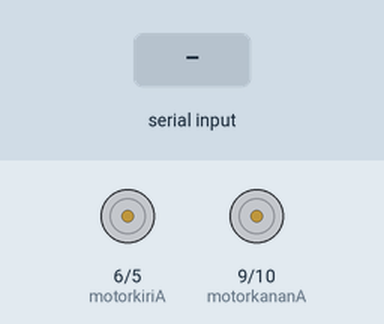
Bench run of a sketch on a simulated Arduino Uno, built with avr-gcc and run on an emulated ATmega328P. On the bench: motor-driver pin pairs drawn as motors (green arrow = first pin HIGH = forward, orange = second pin HIGH = backward, longer = more drive). Inputs (shaded band) come from the test bench.

Above: at 1.2 s.
1.3 s: "F" received over Serial
At 1.7 s:
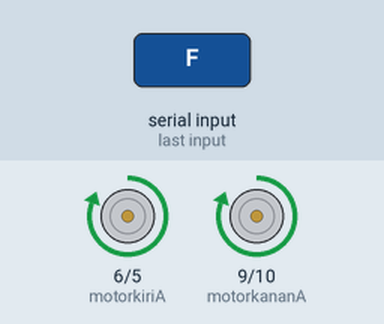
2.8 s: "B" received over Serial
At 4.0 s:
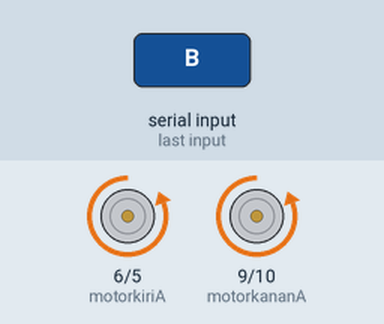
4.3 s: "L" received over Serial
At 5.2 s:
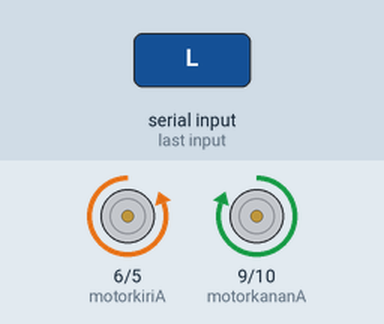
5.8 s: "R" received over Serial
At 6.3 s:
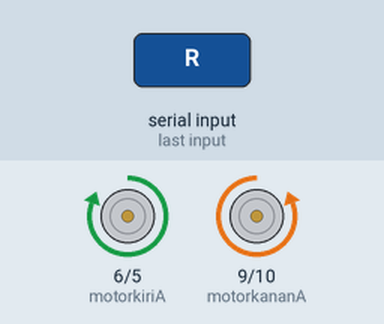
7.3 s: "G" received over Serial
At 8.5 s:
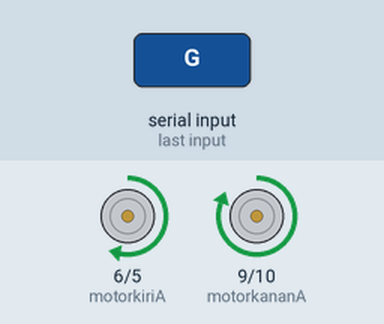
8.8 s: "I" received over Serial
At 9.8 s:
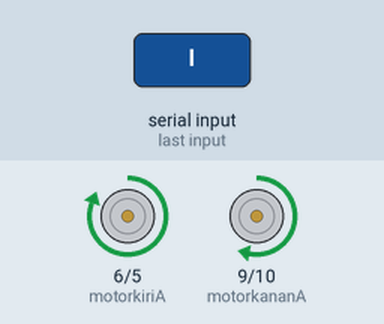
Timing chart, 0 to 11.3 s (numbered marks = the images above; inputs shaded):
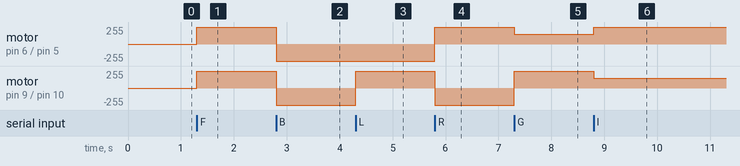

The sketch:

STEMI_V1.0.ino
```cpp
#define motorkiriA 6
#define motorkiriB 5
#define motorkananA 9
#define motorkananB 10

char data= " ";

void setup() {
  Serial.begin(9600);
  pinMode(motorkiriA, OUTPUT);
  pinMode(motorkiriB, OUTPUT);
  pinMode(motorkananA, OUTPUT);
  pinMode(motorkananB, OUTPUT);
}
void motor(int pwmkiriA, int pwmkiriB, int pwmkananA, int pwmkananB){
  analogWrite(motorkiriA, pwmkiriA);
  analogWrite(motorkiriB, pwmkiriB);
  analogWrite(motorkananA, pwmkananA);
  analogWrite(motorkananB, pwmkananB);
}

void loop() {

  if (Serial.available() > 0) {
    data = Serial.read();

    if (data == 'F') {  motor(255,0,255,0); }
    else if (data == 'B') {  motor(0,255,0,255); }
    else if (data == 'L') {  motor(0,255,255,0); }
    else if (data == 'R') {  motor(255,0,0,255); }

    else if (data == 'G') {  motor(150,0,255,0); }
    else if (data == 'I') {  motor(255,0,150,0); }
    else if (data == 'H') {  motor(0,150,0,255); }
    else if (data == 'J') {  motor(0,255,0,150); }

    else {  motor(0,0,0,0); }
  }
}
```

Measured:
- after the input at 1.3 s, motor on pin 6 (motorkiriA) / pin 5 (motorkiriB), motor on pin 9 (motorkananA) / pin 10 (motorkananB): stopped → forward 255/255 at once
- after the input at 2.8 s, motor on pin 6 (motorkiriA) / pin 5 (motorkiriB), motor on pin 9 (motorkananA) / pin 10 (motorkananB): forward 255/255 → backward 255/255 at once
- after the input at 4.3 s, motor on pin 9 (motorkananA) / pin 10 (motorkananB): backward 255/255 → forward 255/255 at once
- after the input at 5.8 s, motor on pin 6 (motorkiriA) / pin 5 (motorkiriB): backward 255/255 → forward 255/255 at once; motor on pin 9 (motorkananA) / pin 10 (motorkananB): forward 255/255 → backward 255/255 at once
- after the input at 7.3 s, motor on pin 6 (motorkiriA) / pin 5 (motorkiriB): forward 255/255 → forward 150/255 at once; motor on pin 9 (motorkananA) / pin 10 (motorkananB): backward 255/255 → forward 255/255 at once
- after the input at 8.8 s, motor on pin 6 (motorkiriA) / pin 5 (motorkiriB): forward 150/255 → forward 255/255 at once; motor on pin 9 (motorkananA) / pin 10 (motorkananB): forward 255/255 → forward 150/255 at once
